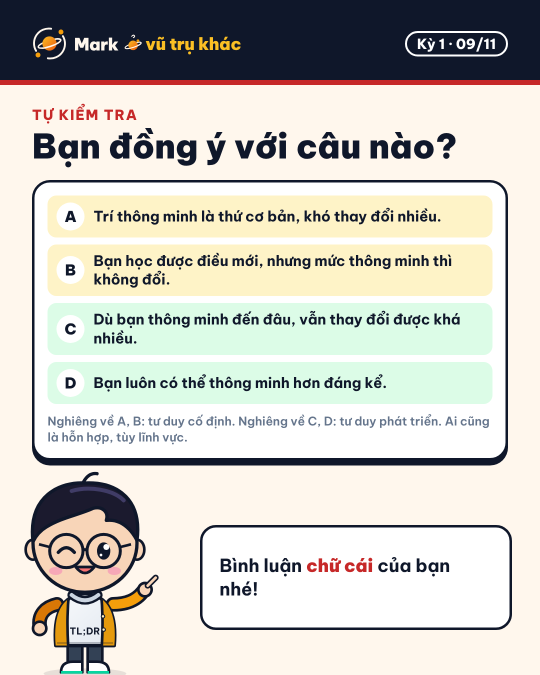
#> input picture mindset/mindset_ky-1-09.png, 1080 x 1350 px, given in place of 01-bia.png, which was not available (shown at 1/2 size)
$ python cap_nhat_sach.py ../mindset
#> lines starting #> are read from the running program, lines starting #| are printed output that depends on the picture; pictures that were not available may be replaced by others from this repository, and a replacement may not be noted
"""Chép ebook vào trang web: PDF, ảnh bìa và 2 trang xem trước (nén nhẹ), mục lục vào data/sach.json.
Chạy lại mỗi khi ebook được dựng lại, rồi chạy scripts/tao_bai_viet.py để tạo lại sach.html:
    python3 scripts/cap_nhat_sach.py /mnt/project-files/ebook
Cần Pillow; số trang đọc bằng pypdf (không có thì lấy từ dòng "Xem video (trang N)" cuối muc-luc.md).
"""
import json, pathlib, re, shutil, sys
from PIL import Image

NGUON = pathlib.Path(sys.argv[1] if len(sys.argv) > 1 else "/mnt/project-files/ebook")
R = pathlib.Path(__file__).resolve().parent.parent
DICH = R / "assets" / "sach"
DICH.mkdir(parents=True, exist_ok=True)

pdf = DICH / "mark-hoc-ai-ebook.pdf"
shutil.copyfile(NGUON / "mark-hoc-ai-ebook.pdf", pdf)
xem = NGUON / "xem-truoc"
bia = Image.open(xem / "01-bia.png").convert("RGB")
#> bia is the input picture: PIL image 1080x1350 RGB; mean R, G, B 203.9, 202.3, 194.7
bia = bia.resize((560, round(560 * bia.height / bia.width)), Image.LANCZOS)
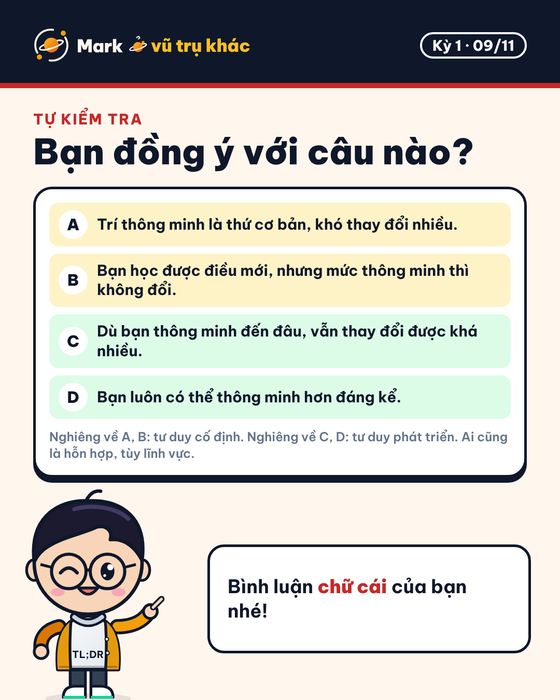
#> bia: PIL image 560x700 RGB; mean R, G, B 203.6, 202, 194.5
bia.save(DICH / "bia.webp", quality=84, method=6)
bia.save(DICH / "bia.jpg", quality=82, optimize=True, progressive=True)
for ten_goc, ten in (("03-mo-chuong", "trang-mo-chuong"), ("04-trang-trong", "trang-trong")):
    im = Image.open(xem / f"{ten_goc}.png").convert("RGB")
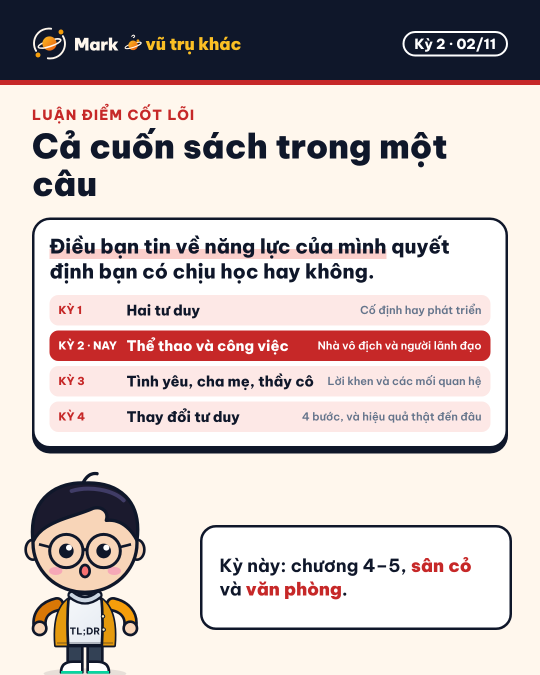
#> input picture mindset/mindset_ky-2-02.png, 1080 x 1350 px, given in place of 03-mo-chuong.png, which was not available (shown at 1/2 size)
#> im is the input picture: PIL image 1080x1350 RGB; mean R, G, B 205.6, 193.3, 191.4
    im.resize((1200, round(1200 * im.height / im.width)), Image.LANCZOS).save(DICH / f"{ten}.webp", quality=80, method=6)
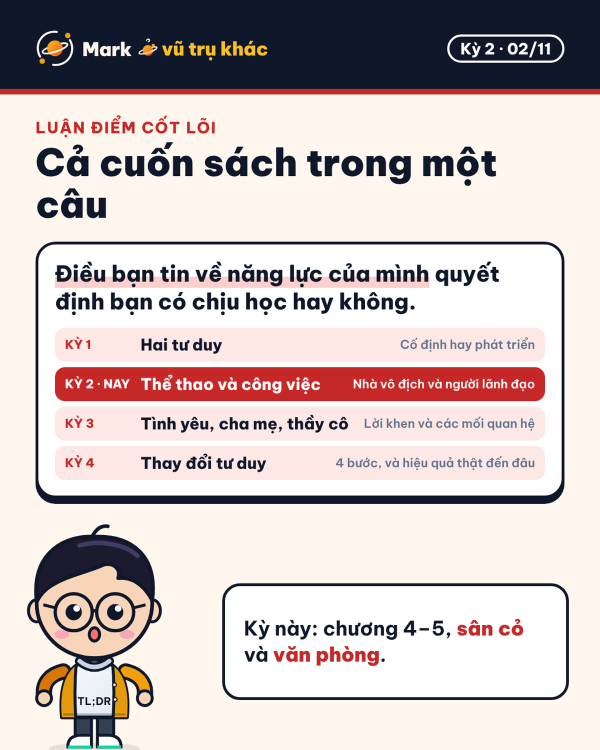
#> saved as trang-mo-chuong.webp: PIL image 1200x1500 RGB (shown at 1/2 size); mean R, G, B 205.4, 193.1, 191.2

#> (the run stopped early here; a loop or call above may not have finished)
